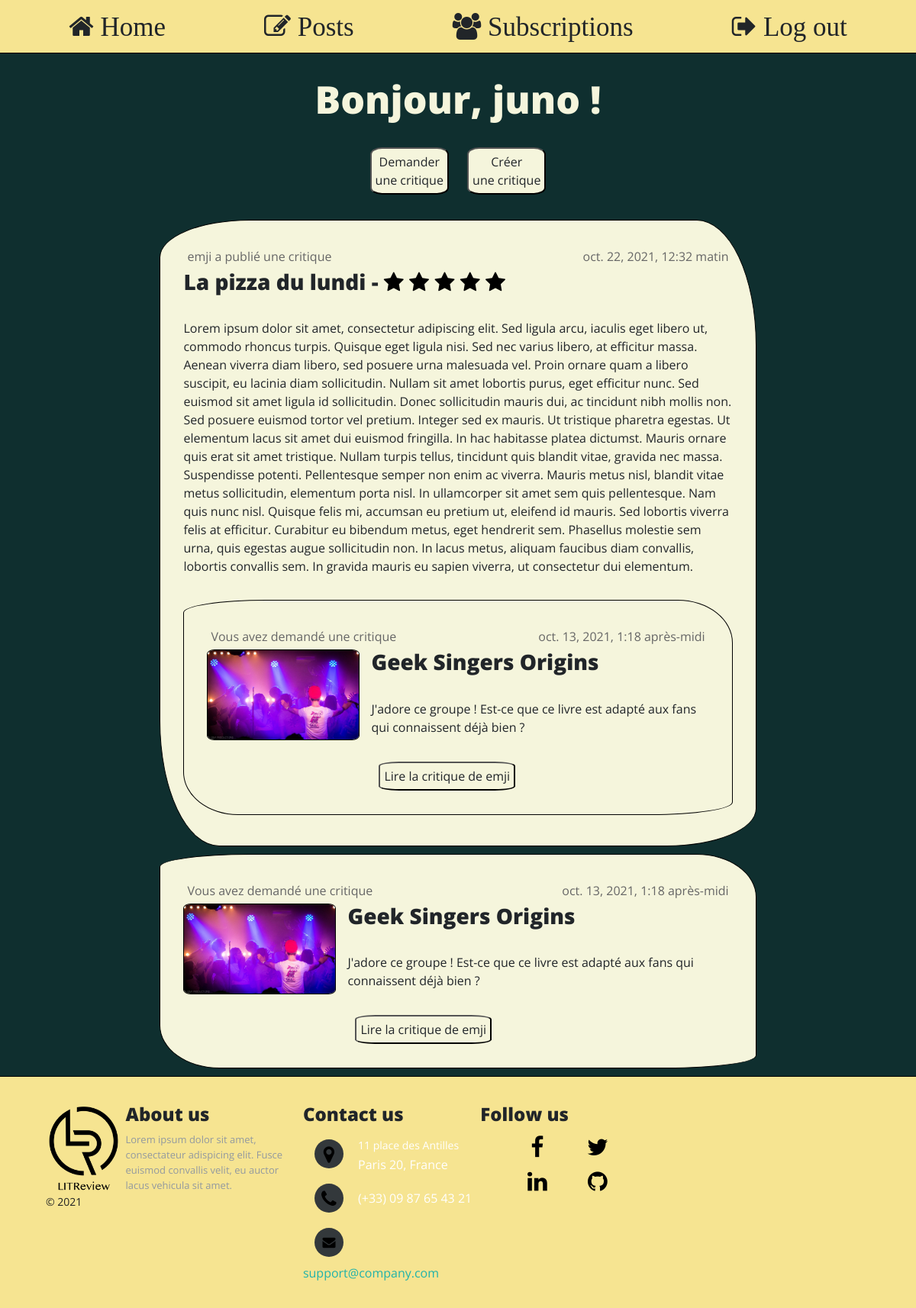
The page /feed (signed in) on the database its author committed.
### authentication/models.py (models this page shows)
class User(AbstractUser):
    pass

### reviews_webapp/models.py (models this page shows)
class Review(models.Model):
    ticket = models.ForeignKey(to=Ticket, on_delete=models.CASCADE)
    rating = models.PositiveSmallIntegerField(
        validators=[MinValueValidator(0), MaxValueValidator(5)]
    )
    user = models.ForeignKey(
        to=settings.AUTH_USER_MODEL, on_delete=models.CASCADE)
    headline = models.CharField(max_length=128)
    body = models.TextField(max_length=8192, blank=True)
    time_created = models.DateTimeField(auto_now_add=True)

class Ticket(models.Model):
    title = models.CharField(max_length=128)
    description = models.TextField(max_length=2048, blank=True)
    user = models.ForeignKey(
        to=settings.AUTH_USER_MODEL, on_delete=models.CASCADE)
    image = models.ImageField(null=True, blank=True, upload_to="images/")
    time_created = models.DateTimeField(auto_now_add=True)
    @property
    def has_review(self):
        possible_review = Review.objects.filter(ticket__id=self.id)
        return possible_review[0] if possible_review else False

### reviews_webapp/views.py (the view)
# urls.py: path('feed', reviews_webapp.views.FeedPageView.as_view(), name="feed"),
class FeedPageView(LoginRequiredMixin, View):
    def get(self, request):
        user_id = request.user.id
        subscriptions = [user.followed_user.id for user in UserFollows.objects.filter(user=user_id)]
        subscriptions.append(user_id)
        context = {
            "posts": get_posts(subscriptions),
        }
        return render(request, 'reviews_webapp/feed.html', context)

### reviews_webapp/views.py (called while the page is built)
def get_posts(users_to_display, owned_only=False):
    tickets = Ticket.objects.filter(user__id__in=users_to_display).order_by('-time_created')
    tickets = tickets.annotate(content_type=Value('TICKET', CharField()))
    reviews = Review.objects.filter(user__id__in=users_to_display).order_by('-time_created')
    reviews = reviews.annotate(content_type=Value('REVIEW', CharField()))
    if not owned_only:
        tickets_ids = [ticket.id for ticket in tickets]
        response_reviews = Review.objects.filter(ticket__id__in=tickets_ids).exclude(user__id__in=users_to_display)
        response_reviews = response_reviews.annotate(content_type=Value('REVIEW', CharField()))
    else:
        response_reviews = ""
    posts = sorted(
        chain(tickets, reviews, response_reviews),
        key=lambda post: post.time_created,
        reverse=True
    )
    return posts

### reviews_webapp/templates/reviews_webapp/feed.html (shortened to what this page needs)
{% extends 'base.html' %}
{% block content %}
<h1>Bonjour, {{ user }} !</h1>
<p>
    <button><a href="{% url 'ticket' ticket_id=0 %}">Demander<br>une critique</a></button>
    <button><a href="{% url 'review' ticket_id=0 %}">Créer<br>une critique</a></button>
</p>
{% for post in posts %}
    {% if post.content_type == 'TICKET' %}
        {% include 'reviews_webapp/includes/ticket_snippet.html' with reviews_allowed=True %}
    {% elif post.content_type == "REVIEW" %}
        {% include 'reviews_webapp/includes/review_snippet.html' %}
    {% endif %}
{% endfor %}
{% endblock content %}

### reviews_webapp/templates/reviews_webapp/includes/review_snippet.html (shortened to what this page needs)
<div class='box post_box'>
    <div>
        <p class="post_timecreated" style="float:left;">
            {% if post.user == user %}
                Vous avez publié une critique
            {% else %}
                {{ post.user }} a publié une critique
            {% endif %}
        </p>
        <p class="post_timecreated" style="float:right;">{{ post.time_created }}</p>
    </div>
    <h3 style="clear: both; text-align: left; margin-top: 0px; padding-top:0px">{{ post.headline }} -
        {% for item in "012345" %}
            {% if forloop.counter <= post.rating %}
                <i class="fa fa-star"></i>
            {% endif %}
        {% endfor %}
    </h3>
    <p style="text-align: left;">{{ post.body }}</p>
    {% include 'reviews_webapp/includes/ticket_snippet.html' with post=post.ticket editable=False %}
</div>

### reviews_webapp/templates/reviews_webapp/includes/ticket_snippet.html (shortened to what this page needs)
<div class='box post_box'>
    <div>
        <p class="post_timecreated" style="float: left;">
            {% if post.user == user %}
                Vous avez demandé une critique
            {% else %}
                {{ post.user }} a demandé une critique
            {% endif %}
        </p>
        <p class="post_timecreated">{{ post.time_created }}</p>
    </div>
    <div style="display: flex; width: 100%">
        {% if post.image %}
            <img class="ticket_img" src="/media/{{ post.image }}" alt="{{ post.title }}" width="200px">
        {% endif %}
        <div class="ticket_text">
            <h3>{{ post.title }} </h3>
            <p>{{ post.description }}</p>
            {% if request.path_info == "/feed" %}
                {% if post.has_review %}
                    <button><a href="{% url 'review' ticket_id=post.id %}">Lire la critique de {{ post.has_review.user }}</a></button>
                {% else %}
                    <button><i class="fa fa-pencil" style="font-size: 16px;"><a href="{% url 'review' ticket_id=post.id %}"> Ecrire une critique </a></i></button>
                {% endif %}
            {% endif %}
        </div>
    </div>
</div>

### static/css/style.css (style rules this page uses)
body { padding: 0px; margin: 0px; background-color: #0f2f2f; font-size: 16px; }
a { text-decoration: none; }
.box { border: 1px solid black; background-color: beige; padding: 30px; }
.post_box { margin-bottom: 10px; border-radius: 15% 10% / 6% 20%; }
h1 { margin: 30px 0px; color: beige; font-size: 50px; }
h3 { size: 22px; }
p { font-size: 16px; }
.post_timecreated { size: 10px; color:#666666; text-align: right; margin: 5px; padding: 0px; float: right; }
.ticket_img { align-self: flex-start; border-radius: 5%; max-width: 200px; border: 1px solid black; }
.ticket_text { width: 100%; padding: 0px 15px; text-align: left; }
.fa.fa-star { color: black; }
button { border-radius: 15%; margin: 1px 10px; padding: 5px; background-color: beige; }
button a { text-decoration: none; }

### static/css/footer.css (style rules this page uses)
* { font-family: Open Sans; }

### rows shown on the page
User: username "juno"
Review: user "emji", time_created "oct. 22, 2021, 12:32 matin", headline "La pizza du lundi", rating 5 (drawn), body "Lorem ipsum dolor sit amet, consectetur adipiscing elit. Sed ligula arcu, iaculis eget libero ut, commodo rhoncus turpis. Quisque eget ligula nisi. Sed nec varius libero, at efficitur massa. Aenean viverra diam libero, sed posuere urna malesuada vel. Proin ornare quam a libero suscipit, eu lacinia diam sollicitudin. Nullam sit amet lobortis purus, eget efficitur nunc. Sed euismod sit amet ligula id sollicitudin. Donec sollicitudin mauris dui, ac tincidunt nibh mollis non. Sed posuere euismod tortor vel pretium. Integer sed ex mauris. Ut tristique pharetra egestas. Ut elementum lacus sit amet dui euismod fringilla. In hac habitasse platea dictumst. Mauris ornare quis erat sit amet tristique.…", time_created "oct. 13, 2021, 1:18 après-midi", image (picture), title "Geek Singers Origins", description "J'adore ce groupe ! Est-ce que ce livre est adapté aux fans qui connaissent déjà bien ?", has_review.user "emji"
Ticket: shows "Vous avez demandé une critique", time_created "oct. 13, 2021, 1:18 après-midi", image (picture), title "Geek Singers Origins", description "J'adore ce groupe ! Est-ce que ce livre est adapté aux fans qui connaissent déjà bien ?", has_review.user "emji"
